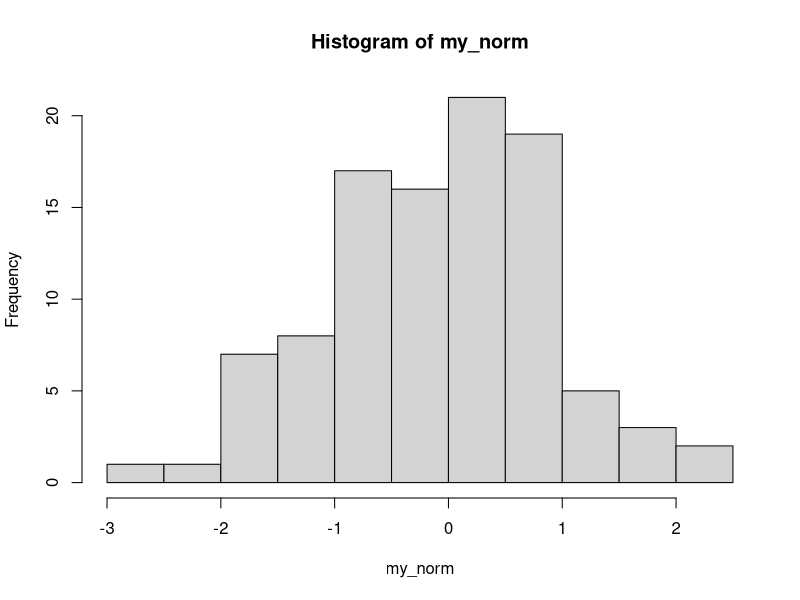
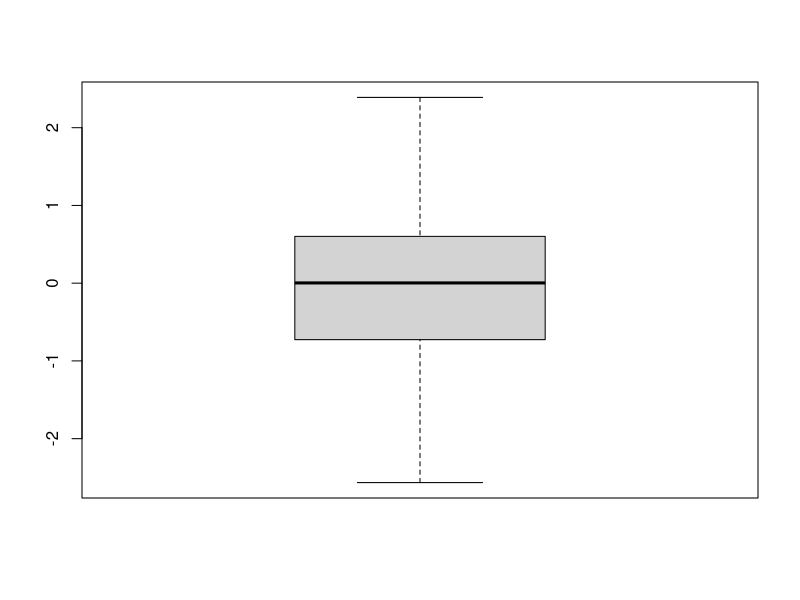
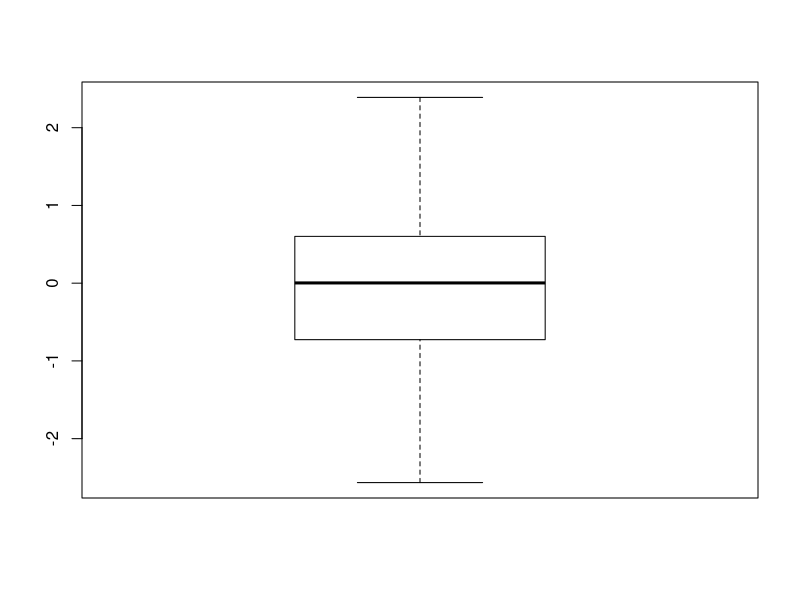
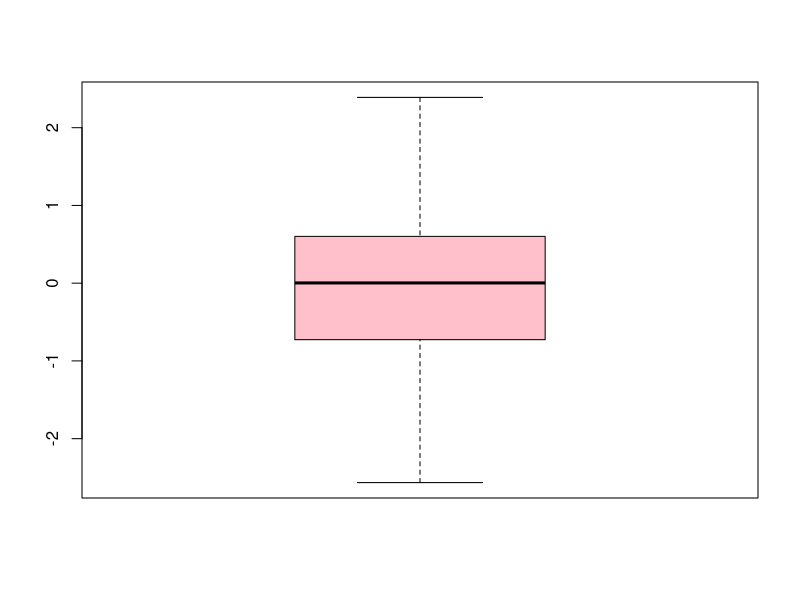
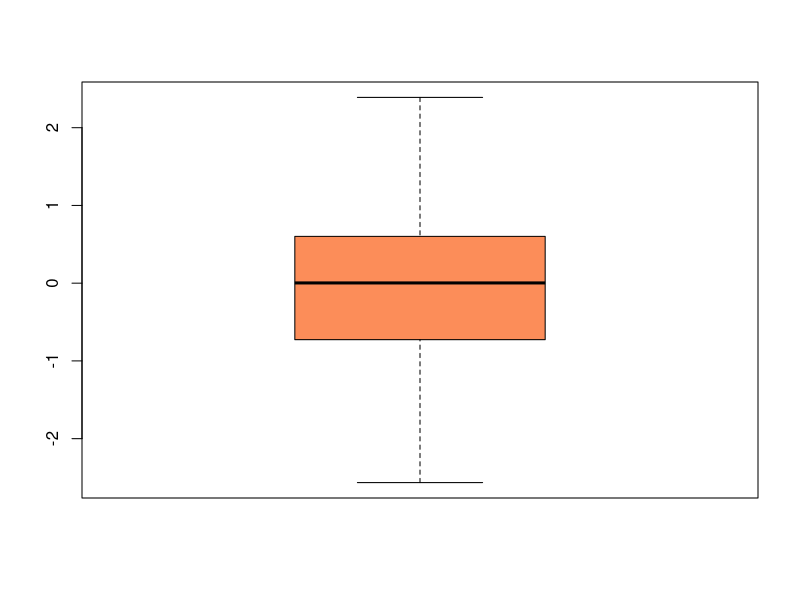
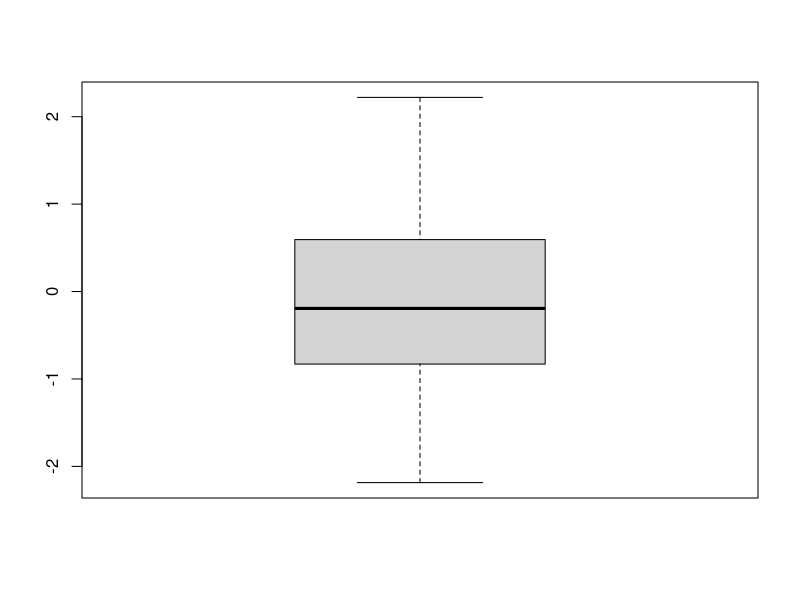
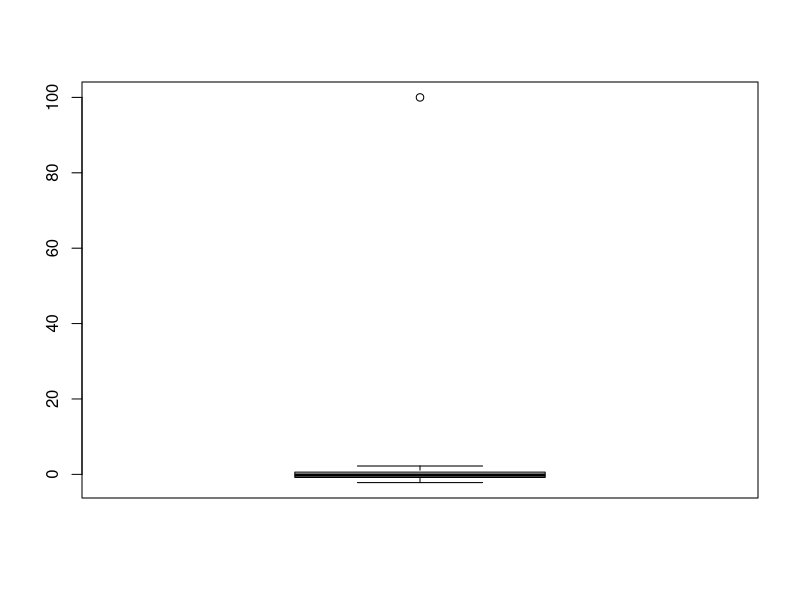

The R source for these figures, in order:
my_norm <- rnorm(100) # 100 generated standard normal distr. data
quantile(my_norm) # Calculate quantiles
median(my_norm) # median calculation
mean(my_norm) # mean calculation

set.seed(10) # set the initial state of random number genration

hist(my_norm) # Histogram
boxplot(my_norm) # Boxplot
## play with figure colors
boxplot(my_norm, col = NULL) # no color
boxplot(my_norm, col = "pink") # no color
boxplot(my_norm, col = "#fc8d59") # from https://colorbrewer2.org/
IQR(my_norm) # Inter Quartile Range
summary(my_norm) # Summary Tkey five numbers + mean

## Lets look some examples in one row separated with semicolons
 my_norm <- rnorm(100);boxplot(my_norm);summary(my_norm)

my_ext <- c(my_norm,100)
summary(my_ext)
boxplot(my_ext)
